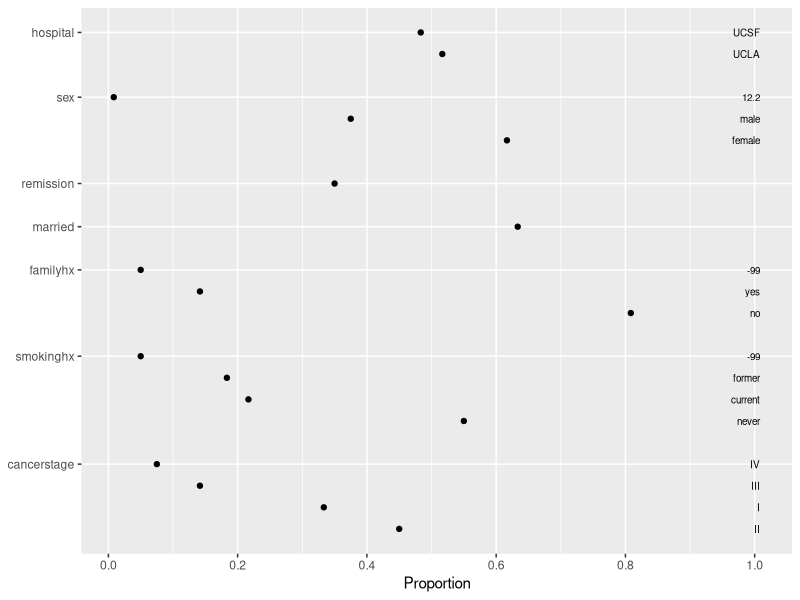
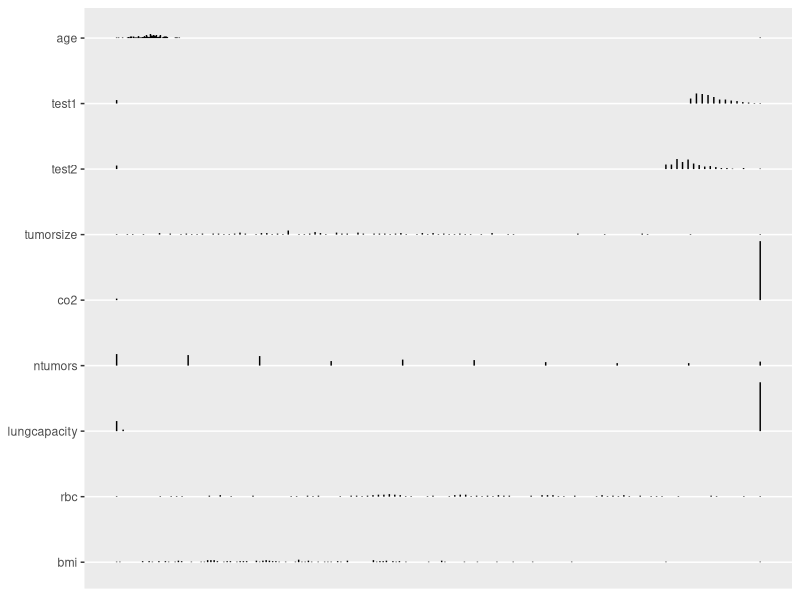
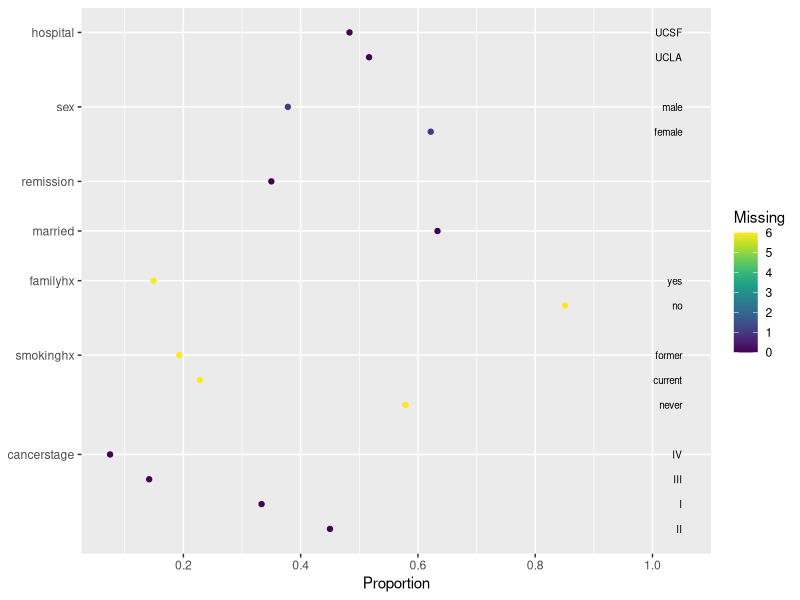
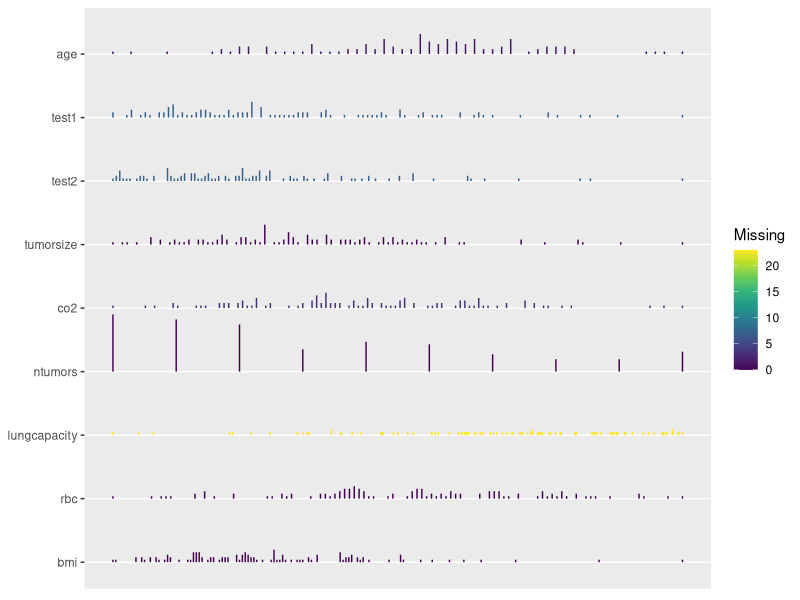

These charts were generated, in order, by the following R code:
### Instalar y/o cargar paquetes

# install.packages("tidyverse")
# install.packages("Hmisc")
library(tidyverse)
library(Hmisc)

### Leer y limpiar (primer) base de base de datos

# Leer y explorar base de datos
db1 <- read_csv("econometria_salud--datos/CancerData_P1.csv")
describe(db1)
plot(describe(db1))

# Limpieza de base datos
db1$age[db1$age<18 | db1$age>120] <-NA
db1$sex[db1$sex=="12.2"]<-NA
db1[db1==-98]<-NA
db1[db1==-99]<-NA
db1[db1=="not assesed"]<-NA
plot(describe(db1))

### Leer (segunda) base de base de datos y unir
db2 <- read_csv("econometria_salud--datos/CancerData_P2.csv")
data <- bind_rows(db1, db2, .id="source")

### Leer (tercer) base de base de datos y combinar
db3 <- read_csv("econometria_salud--datos/CancerData_D1.csv")
data_full <- full_join(data, db3)

### Verbos (utilizando el operador "pipe" %>%)

# Múltiples pasos
data_old <- data_full %>% filter(age>=65)
data_old_arranged <- data_old %>% arrange(age)
data_old_arranged_short <- data_old_arranged %>% select(sex, age, test1, test2)
data_old_newvariable <- data_old_arranged_short %>% mutate(test=(test1+test2)/2) 

# Un solo paso
data_final <- data_full %>% filter(age>=65) %>%
  arrange(age) %>% select(sex, age, test1, test2) %>%
  mutate(test=(test1+test2)/2)

# Crear variable dummy

#...
